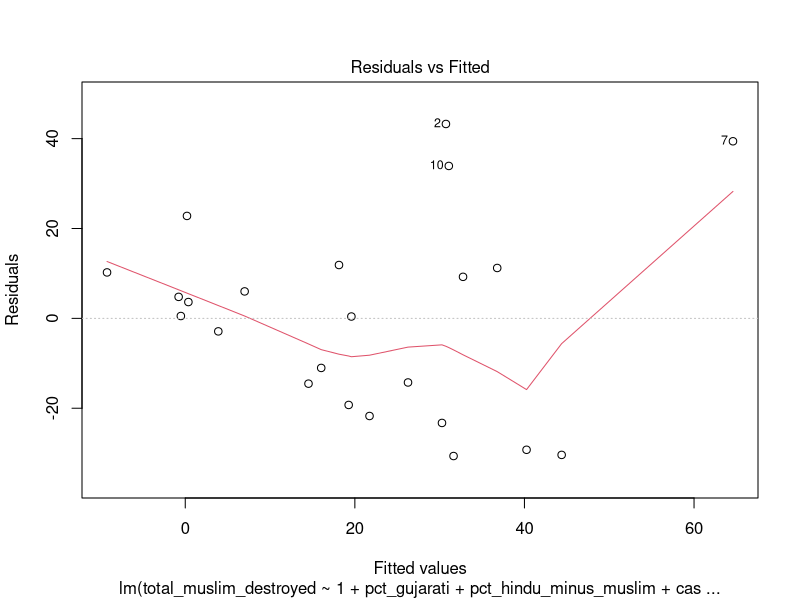
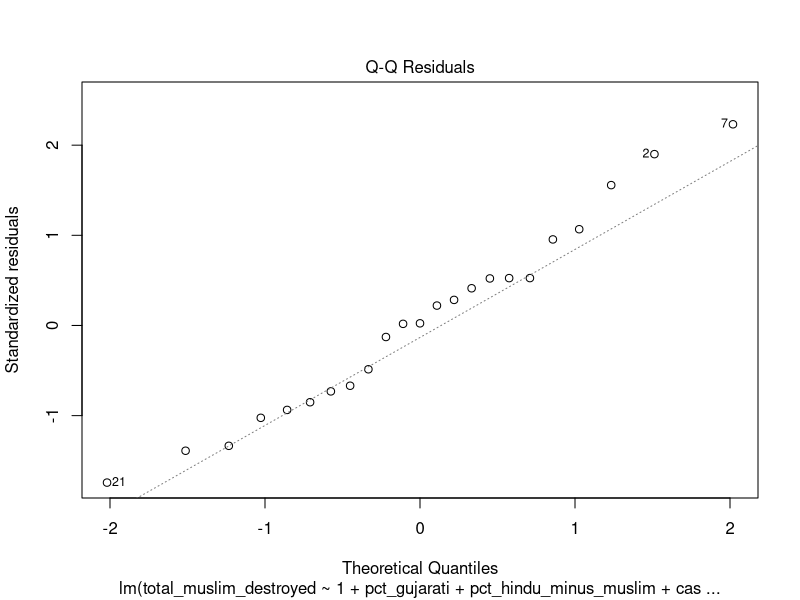
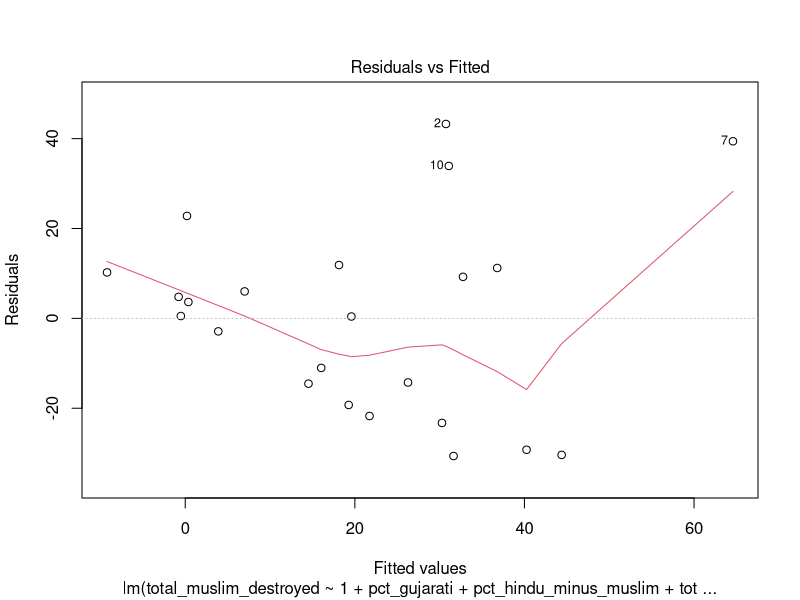
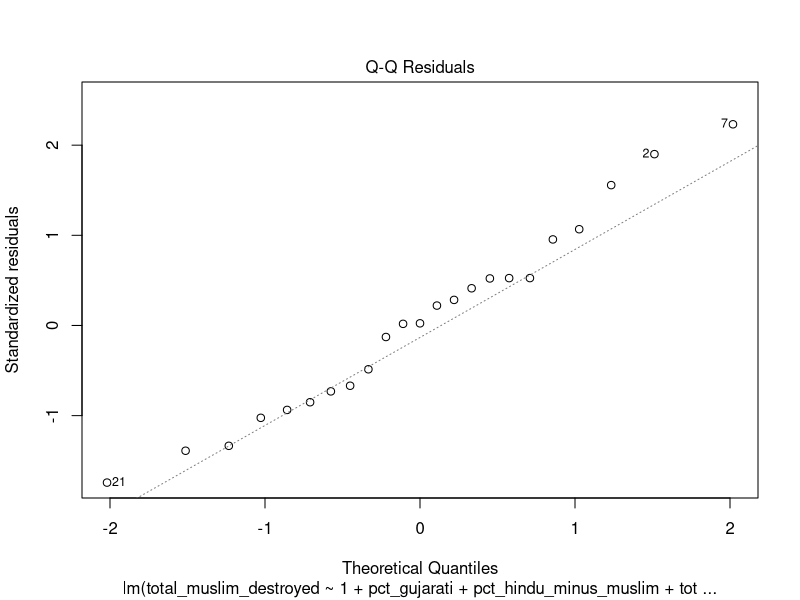
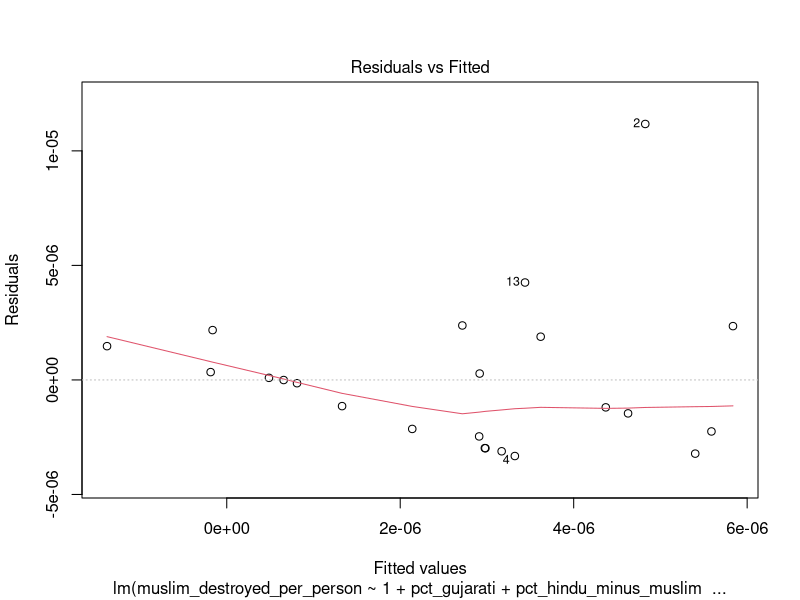
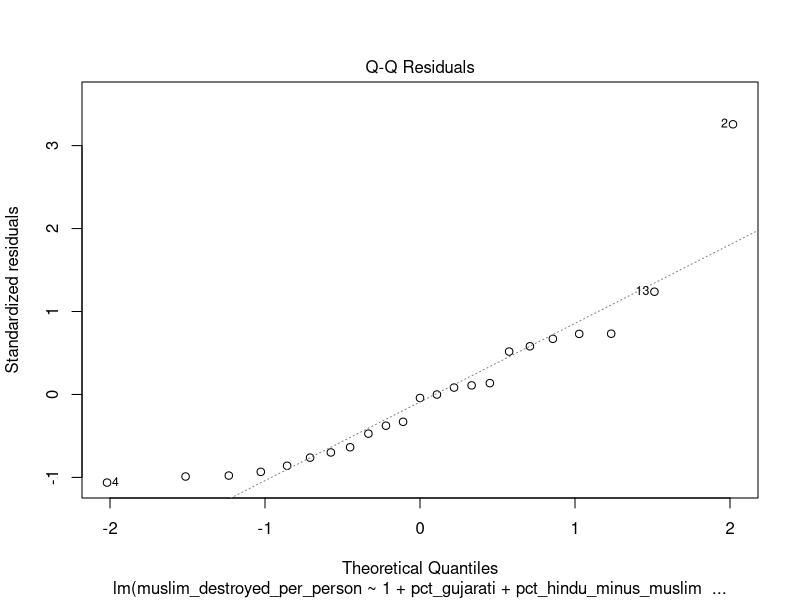

Write R code to recreate these figures, in order.
## ---- chunk 1
knitr::opts_chunk$set(echo = TRUE)
library(tidyr)
library(dplyr)
library(readxl)
library(ggplot2)
library(broom)
library(readr)
## ---- chunk 2
language <- read_excel("language_mother_tounge_city.xls") %>%
  select(-...9, -...10, -...12, -...13, -...15, -...16)
language <- language[-1, ]
colnames(language) <- language[1, ]
language <- language[-1, ] %>%
  drop_na() %>%
  filter(grepl("000$", MOTHER)) %>%
  group_by(TOWN) %>%
  mutate(TOWN   = as.numeric(TOWN),
         TOTAL   = as.numeric(TOTAL),
         PERCENT = round(TOTAL / sum(TOTAL) * 100, 5))
## ---- chunk 3
towns <- read_excel("town_directory.xls") %>%
  select(DIST_CODE, THSIL_CODE, TOWN_CODE, TOWN_NAME, CLASS, C_STATUS, AREA, POP_2001, DENSITY) %>%
  rename(TOWN = TOWN_CODE) %>%
  drop_na() %>%
  mutate(TOWN     = as.numeric(TOWN),
         AREA     = as.numeric(AREA),
         POP_2001 = as.numeric(POP_2001),
         DENSITY  = as.numeric(DENSITY))
## ---- chunk 4
raw <- read_excel("religion_town.xls", col_names = FALSE, skip = 4)

colnames(raw) <- c(
  "table_name", "state_code", "dist_code", "tehsil_code", "town_code", "area_name",
  "total_rural_urban",
  "total_persons", "total_males", "total_females",
  "hindu_persons", "hindu_males", "hindu_females",
  "muslim_persons", "muslim_males", "muslim_females",
  "christian_persons", "christian_males", "christian_females",
  "sikh_persons", "sikh_males", "sikh_females",
  "buddhist_persons", "buddhist_males", "buddhist_females",
  "jain_persons", "jain_males", "jain_females",
  "other_religion_persons", "other_religion_males", "other_religion_females",
  "religion_not_stated_persons", "religion_not_stated_males", "religion_not_stated_females"
)

religion_clean <- raw %>%
  filter(!is.na(area_name), area_name != "") %>%
  filter(!total_persons %in% c("1", "Persons")) %>%
  mutate(across(c(dist_code, state_code, tehsil_code, town_code), as.numeric)) %>%
  filter(dist_code != 0 & town_code != 0) %>%
  mutate(across(total_persons:religion_not_stated_females, as.numeric))
## ---- chunk 5
combined <- religion_clean %>%
  inner_join(language, by = c("town_code" = "TOWN")) %>%
  inner_join(towns,   by = c("town_code" = "TOWN"))

clean_combine <- combined %>%
  select(table_name, area_name, town_code, state_code, dist_code,
         total_persons, hindu_persons, muslim_persons, christian_persons,
         sikh_persons, jain_persons, buddhist_persons, other_religion_persons,
         `MOTHER TONGUE`, PERCENT, AREA, DENSITY) %>%
  group_by(town_code) %>%
  mutate(pop_per_person = total_persons / AREA,
         total_persons  = as.numeric(total_persons),
         hindu_persons  = as.numeric(hindu_persons),
         muslim_persons = as.numeric(muslim_persons)) %>%
  drop_na()
## ---- chunk 6
riots <- read.csv("communal_riots_table.csv") %>%
  mutate(across(everything(), ~replace_na(., 0))) %>%
  mutate(dist_code = case_when(
    District %in% c("A'bad City",    "A'bad Rural")                        ~ 7,
    District %in% c("Vadodara City", "Vadodara Rural", "Westpol Vadodara") ~ 19,
    District %in% c("Surat City",    "Surat Rural")                        ~ 18,
    District %in% c("Rajkot City",   "Rajkot Rural")                       ~ 22,
    District == "Anand"        ~ 2,
    District == "Godhra"       ~ 16,
    District == "Sabarkantha"  ~ 23,
    District == "Kheda"        ~ 10,
    District == "Mehsana"      ~ 13,
    District == "Banaskantha"  ~ 4,
    District == "Bharuch"      ~ 5,
    District == "Gandhinagar"  ~ 6,
    District == "Amreli"       ~ 1,
    District == "Junagadh"     ~ 9,
    District == "Dahod"        ~ 8,
    District == "Narmada"      ~ 14,
    District == "Patan"        ~ 17,
    District == "Ahwa-Dang"    ~ 26,
    District == "Jamnagar"     ~ 11,
    District == "Navsari"      ~ 15,
    District == "Porbandar"    ~ 20,
    District == "Valsad"       ~ 25,
    District == "Surendranagar"~ 24,
    District == "Bhavnagar"    ~ 3,
    District == "Kutch-Bhuj"   ~ 12,
    TRUE ~ NA_real_
  )) %>%
  mutate(District = case_when(
    dist_code == 7  ~ "Ahmedabad",
    dist_code == 19 ~ "Vadodara",
    dist_code == 18 ~ "Surat",
    dist_code == 22 ~ "Rajkot",
    TRUE ~ District
  )) %>%
  filter(Sr_No != "Total") %>%
  group_by(dist_code, District) %>%
  summarise(
    Dargah       = sum(Dargah,       na.rm = TRUE),
    Masjid       = sum(Masjid,       na.rm = TRUE),
    Madresa      = sum(Madresa,      na.rm = TRUE),
    Temple       = sum(Temple,       na.rm = TRUE),
    Church       = sum(Church,       na.rm = TRUE),
    Total        = sum(Total,        na.rm = TRUE),
    Repaired     = sum(Repaired,     na.rm = TRUE),
    Not_Repaired = sum(Not_Repaired, na.rm = TRUE),
    .groups = "drop"
  )
## ---- chunk 7
earthquake <- read.csv("gujarat_earthquake_2001.csv") %>%
  mutate(
    Dead    = as.numeric(Dead),
    Injured = as.numeric(Injured)
  ) %>%
  rename(eq_dead      = Dead,
         eq_injured   = Injured,
         eq_district  = District)
## ---- chunk 8
final <- clean_combine %>%
  inner_join(riots, by = "dist_code") %>%
  mutate(total_muslim_destroyed = Dargah + Masjid + Madresa) %>%
  left_join(earthquake, by = c("dist_code" = "dist_code")) %>%
  select(-eq_district)
## ---- chunk 9
summary_df <- final %>%
  filter(`MOTHER TONGUE` == "5 GUJARATI") %>%
  group_by(dist_code, District) %>%
  summarize(
    pct_gujarati           = mean(PERCENT,                na.rm = TRUE),
    total_muslim_destroyed = mean(total_muslim_destroyed, na.rm = TRUE),
    pct_hindu_minus_muslim = mean((hindu_persons - muslim_persons) /
                                    total_persons * 100,  na.rm = TRUE),
    eq_dead                = first(eq_dead),
    eq_injured             = first(eq_injured),
    .groups = "drop"
  ) %>%
  mutate(
    eq_dead    = replace_na(eq_dead,    0),
    eq_injured = replace_na(eq_injured, 0),
    casualties = eq_dead + eq_injured
  )

View(summary_df)
## ---- chunk 10
summary_df_zero <- summary_df %>%
  filter(total_muslim_destroyed != 0)

View(summary_df_zero)

regression_4 <- lm(total_muslim_destroyed ~ 1 + pct_hindu_minus_muslim + pct_gujarati,
                   data = summary_df_zero)
summary(regression_4)
## ---- chunk 11
# regresion with exogenous variable
regression_earthquake <- lm(total_muslim_destroyed ~ 1 + pct_hindu_minus_muslim + pct_gujarati + casualties, data = summary_df_zero)
summary(regression_earthquake)
## ---- chunk 12
housing <- read.csv("gujarat_housing_composition.csv", header = FALSE, check.names = FALSE) %>%
  slice(6:n()) %>%
  select(1:13) %>%
  rename(
    table_name        = V1,
    state_code        = V2,
    dist_code         = V3,
    tehsil_city_code  = V4,
    area_name         = V5,
    total_rural_urban = V6,
    total_total       = V7,
    total_good        = V8,
    total_livable     = V9,
    total_dilapidated = V10,
    residence_total   = V11,
    residence_good    = V12,
    residence_livable = V13
  ) %>%
  mutate(across(c(total_total, total_good, total_livable, total_dilapidated,
                  residence_total, residence_good, residence_livable),
                ~as.numeric(gsub(",", "", .)))) %>%
  mutate(state_code       = as.numeric(state_code),
         dist_code        = as.numeric(dist_code),
         tehsil_city_code = as.numeric(tehsil_city_code)) %>%
  filter(!is.na(dist_code), dist_code != 0) %>%
  filter(trimws(total_rural_urban) == "Total") %>%
  filter(grepl("District", area_name) & !grepl("City", area_name))
View(housing)
## ---- chunk 13
new_final <- summary_df %>%
  full_join(housing, by = "dist_code")

View(new_final)
## ---- chunk 14
regression_5 <- lm(total_muslim_destroyed ~ 1 + pct_hindu_minus_muslim + pct_gujarati + residence_good + casualties, data = new_final)
summary(regression_5)
## ---- chunk 15
regression_6 <- lm(total_muslim_destroyed ~ 1 + pct_hindu_minus_muslim + pct_gujarati + residence_good, data = new_final)
summary(regression_6)
## ---- chunk 16
regression_7 <- lm(total_muslim_destroyed ~ 1 + pct_hindu_minus_muslim + pct_gujarati + casualties, data = new_final)
summary(regression_7)
## ---- chunk 17
step_wise <- new_final %>%
  select(total_muslim_destroyed, pct_hindu_minus_muslim, pct_gujarati, casualties, residence_good)

regression_step <- lm(total_muslim_destroyed ~ 1 + pct_gujarati + pct_hindu_minus_muslim + residence_good + casualties, data = step_wise)

forward_model <- step(regression_step, direction = "forward")

summary(forward_model)
## ---- chunk 18
regression_first <- lm(total_muslim_destroyed ~ 1 + pct_gujarati, data = new_final)
summary(regression_first)

regression_second <- lm(total_muslim_destroyed ~ 1 + pct_gujarati + pct_hindu_minus_muslim, data = new_final)
summary(regression_second)

regression_third <- lm(total_muslim_destroyed ~ 1 + pct_gujarati + pct_hindu_minus_muslim + casualties, data = new_final)
summary(regression_third)

regression_fourth <- lm(total_muslim_destroyed ~ 1 + pct_gujarati + pct_hindu_minus_muslim + casualties + total_good, data = new_final)
summary(regression_fourth)

plot(regression_fourth, which = 1:2)
## ---- chunk 19
regression_first <- lm(total_muslim_destroyed ~ 1 + pct_gujarati, data = new_final)
summary(regression_first)

regression_second <- lm(total_muslim_destroyed ~ 1 + pct_gujarati + pct_hindu_minus_muslim, data = new_final)
summary(regression_second)

regression_third <- lm(total_muslim_destroyed ~ 1 + pct_gujarati + pct_hindu_minus_muslim + total_good, data = new_final)
summary(regression_third)

regression_fourth <- lm(total_muslim_destroyed ~ 1 + pct_gujarati + pct_hindu_minus_muslim + total_good + casualties, data = new_final)
summary(regression_fourth)

plot(regression_fourth, which = 1:2)
## ---- chunk 20
# get district population totals
district_population <- clean_combine %>%
  group_by(dist_code) %>%
  summarise(total_persons = sum(total_persons, na.rm = TRUE), .groups = "drop")

# join population back to dataset
new_final <- new_final %>%
  left_join(district_population, by = "dist_code")

View(new_final)
## ---- chunk 21
# create per-capita measures using district population

new_final <- new_final %>%
  mutate(
    muslim_destroyed_per_person = total_muslim_destroyed / total_persons,
    good_housing_per_person     = total_good / total_persons
  )

View(new_final)
## ---- chunk 22
regression_first <- lm(muslim_destroyed_per_person ~ 1 + pct_gujarati, data = new_final)
summary(regression_first)

regression_second <- lm(muslim_destroyed_per_person ~ 1 + pct_gujarati + pct_hindu_minus_muslim, data = new_final)
summary(regression_second)

regression_third <- lm(muslim_destroyed_per_person ~ 1 + pct_gujarati + pct_hindu_minus_muslim + good_housing_per_person, data = new_final)
summary(regression_third)

regression_fourth <- lm(muslim_destroyed_per_person ~ 1 + pct_gujarati + pct_hindu_minus_muslim + good_housing_per_person + casualties, data = new_final)
summary(regression_fourth)

plot(regression_fourth, which = 1:2)
## ---- chunk 23
regression_third <- lm(I(muslim_destroyed_per_person  * 100000) ~ 1 + pct_gujarati+ I(pct_hindu_minus_muslim^2) + good_housing_per_person, data = new_final)
summary(regression_third)
## ---- chunk 24
regression_third <- lm(I(muslim_destroyed_per_person  * 100000) ~ 1 + pct_gujarati+ pct_hindu_minus_muslim + good_housing_per_person, data = new_final)
summary(regression_third)
